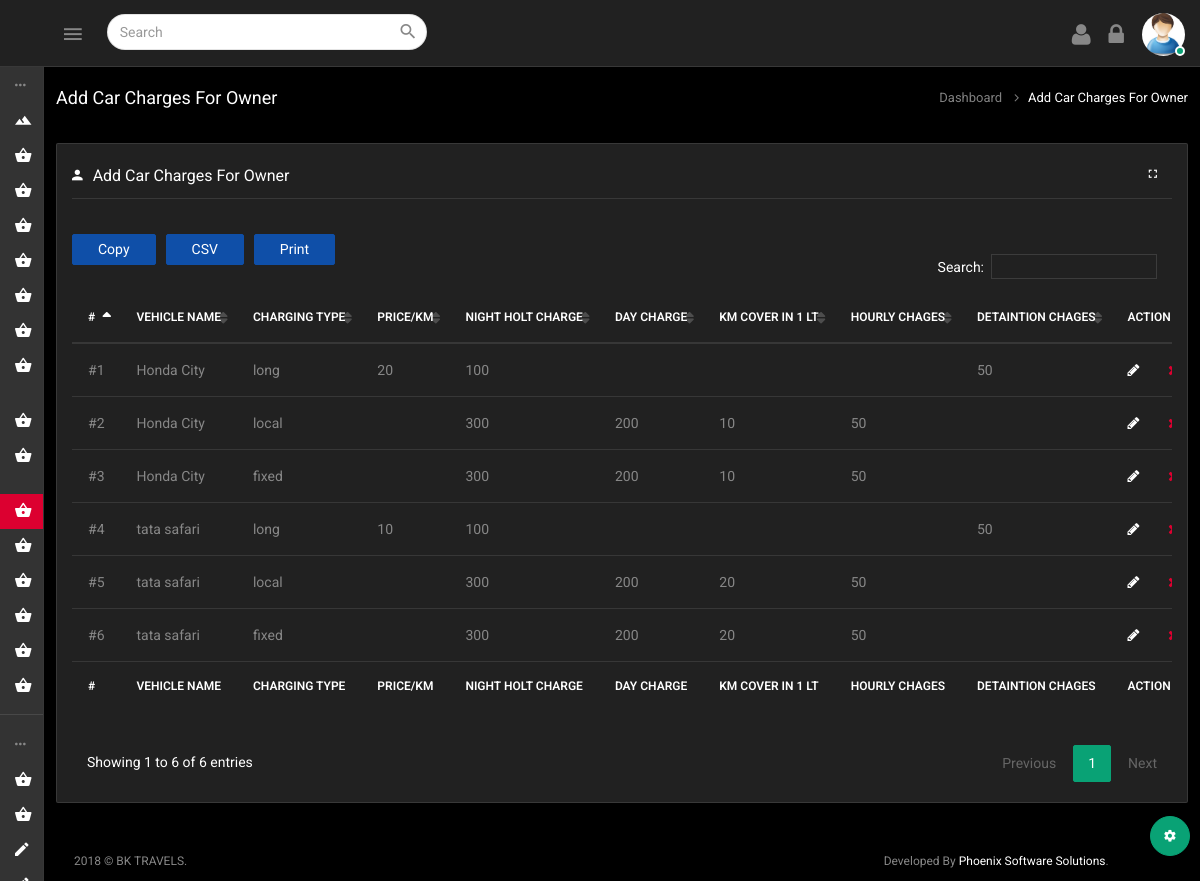
Page /customer_car_charges.php (signed in) on the committed database.
### tables this page shows
CREATE TABLE `customercarcharges` (
  `id` int(50) NOT NULL,
  `vehicle_id` varchar(100) NOT NULL,
  `vehicle_name` varchar(100) NOT NULL,
  `charging_type` varchar(100) NOT NULL,
  `day_charge` varchar(100) NOT NULL,
  `night_holt_charge` varchar(100) NOT NULL,
  `km_cover_in_one_litre` varchar(100) NOT NULL,
  `extra_hour_charges` varchar(100) NOT NULL,
  `price_per_km` varchar(100) NOT NULL,
  `detaintion_charges` varchar(100) NOT NULL,
  `status` varchar(100) NOT NULL
);

### customer_car_charges.php (the view, shortened to what this page needs)
<?php
include('config.php');
  function fetchownercarcharges($status){
    global $mysqli;
    $stmt = $mysqli->prepare("SELECT
      id,
      vehicle_name,
      charging_type,
      day_charge,
      night_holt_charge,
	  km_cover_in_one_litre,
      extra_hour_charges,
      price_per_km,
      detaintion_charges
      FROM customercarcharges
      WHERE status = ?
       ");
       $stmt->bind_param("s",$status);
       $stmt->execute();
       $stmt->bind_result($id,$vehicle_name,$charging_type,$day_charge,$night_holt_charge,$km_cover_in_one_litre,$extra_hour_charges,$price_per_km,$detaintion_charges);
       while($stmt->fetch()){
         $row[]=array('id'=>$id,'vehicle_name'=>$vehicle_name,'charging_type'=>$charging_type,'day_charge'=>$day_charge,'night_holt_charge'=>$night_holt_charge,'km_cover_in_one_litre'=>$km_cover_in_one_litre,'extra_hour_charges'=>$extra_hour_charges,'price_per_km'=>$price_per_km,'detaintion_charges'=>$detaintion_charges);
       }
     	if(!empty($row)){
     	return ($row);
      }
     	else {
         return "";
       }
  }
	$sessionname = $_SESSION['login_user'];
	if($sessionname){
?>
<!DOCTYPE html>
<html lang="en">
<?php include("include/header.php"); ?>
	<body>
		<div class="wrapper theme-4-active pimary-color-red">
			<?php include("include/top_nav.php"); ?>
			<?php include("include/nav.php"); ?>
			<?php include("include/theme_color.php"); ?>
			<div class="page-wrapper">
				<div class="container-fluid">
					<div class="row heading-bg">
						<div class="col-lg-3 col-md-4 col-sm-4 col-xs-12">
							<h5 class="txt-dark">Add Car Charges For Owner</h5>
						</div>
						<div class="col-lg-9 col-sm-8 col-md-8 col-xs-12">
							<ol class="breadcrumb">
								<li><a href="dashboard.php">Dashboard</a></li>
								<li class="active"><span>Add Car Charges For Owner</span></li>
							</ol>
						</div>
					</div>
					<div class="row" id="pks1">
						<div class="col-sm-12">
							<div class="panel panel-default card-view">
								<div class="panel-wrapper collapse in">
									<div class="panel-body">
                    <div class="pull-right">
    									<a href="#" class="pull-left inline-block full-screen mr-15">
    										<i class="zmdi zmdi-fullscreen"></i>
    									</a>
    								</div>
										<h6 class="txt-dark capitalize-font"><i class="zmdi zmdi-account mr-10"></i>Add Car Charges For Owner</h6>
                    <hr class="light-grey-hr"/>
										<div class="table-wrap">
											<div class="table-responsive">
												<table id="example" class="table table-hover display  pb-30" >
                           <?php $fetchResult = fetchownercarcharges(1);
                          if(!empty($fetchResult)) { ?>
													<thead>
														<tr>
															<th>#</th>
															<th>Vehicle Name</th>
															<th>Charging Type</th>
															<th>price/km</th>
															<th>Night Holt Charge</th>
															<th>Day Charge</th>
															<th>Km Cover in 1 Lt</th>
															<th>hourly chages</th>
															<th>Detaintion chages</th>
															<th class="text-nowrap">Action</th>
														</tr>
													</thead>
													<tfoot>
														<tr>
															<th>#</th>
															<th>Vehicle Name</th>
															<th>Charging Type</th>
															<th>price/km</th>
															<th>Night Holt Charge</th>
															<th>Day Charge</th>
															<th>Km Cover in 1 Lt</th>
															<th>hourly chages</th>
															<th>Detaintion chages</th>
															<th class="text-nowrap">Action</th>
														</tr>
													</tfoot>
													<tbody>
														<?php
										 					$i = 1;
                              $fetchResult = fetchownercarcharges(1);
                              foreach ($fetchResult as $v1) {
										 					?>
														<tr>
															<td>#<?php echo $i;?></td>
															<td><?php echo $v1['vehicle_name'];?></td>
															<td><?php echo $v1['charging_type'];?></td>
															<td><?php echo $v1['price_per_km'];?></td>
															<td><?php echo $v1['night_holt_charge'];?></td>
															<td><?php echo $v1['day_charge'];?></td>
															<td><?php echo $v1['km_cover_in_one_litre'];?></td>
															<td><?php echo $v1['extra_hour_charges'];?></td>
															<td><?php echo $v1['detaintion_charges'];?></td>
															<td class="text-nowrap"><a onClick="edit(<?php echo $v1['id'];?>);" class="mr-25" data-toggle="tooltip" data-original-title="Edit"> <i class="fa fa-pencil text-inverse m-r-10"></i> </a> <a onClick="delete_buyer(<?php echo $v1['id'];?>);" data-toggle="tooltip" data-original-title="Delete"> <i class="fa fa-close  text-danger"></i> </a> </td>
														</tr>
															<?php $i++; } ?>
													</tbody>
                        <?php } else echo "No data Found"; ?>
												</table>
											</div>
										</div>
									</div>
								</div>
							</div>
						</div>
					</div>
				</div>
				<?php include("include/footer.php"); ?>
			</div>
		</div>
	</body>
</html>
<?php } ?>

### rows in the picture
customercarcharges: vehicle_name "Honda City", charging_type "long", price_per_km "20", night_holt_charge "100", detaintion_charges "50"
customercarcharges: vehicle_name "Honda City", charging_type "local", night_holt_charge "300", day_charge "200", km_cover_in_one_litre "10", extra_hour_charges "50"
customercarcharges: vehicle_name "Honda City", charging_type "fixed", night_holt_charge "300", day_charge "200", km_cover_in_one_litre "10", extra_hour_charges "50"
customercarcharges: vehicle_name "tata safari", charging_type "long", price_per_km "10", night_holt_charge "100", detaintion_charges "50"
customercarcharges: vehicle_name "tata safari", charging_type "local", night_holt_charge "300", day_charge "200", km_cover_in_one_litre "20", extra_hour_charges "50"
customercarcharges: vehicle_name "tata safari", charging_type "fixed", night_holt_charge "300", day_charge "200", km_cover_in_one_litre "20", extra_hour_charges "50"
